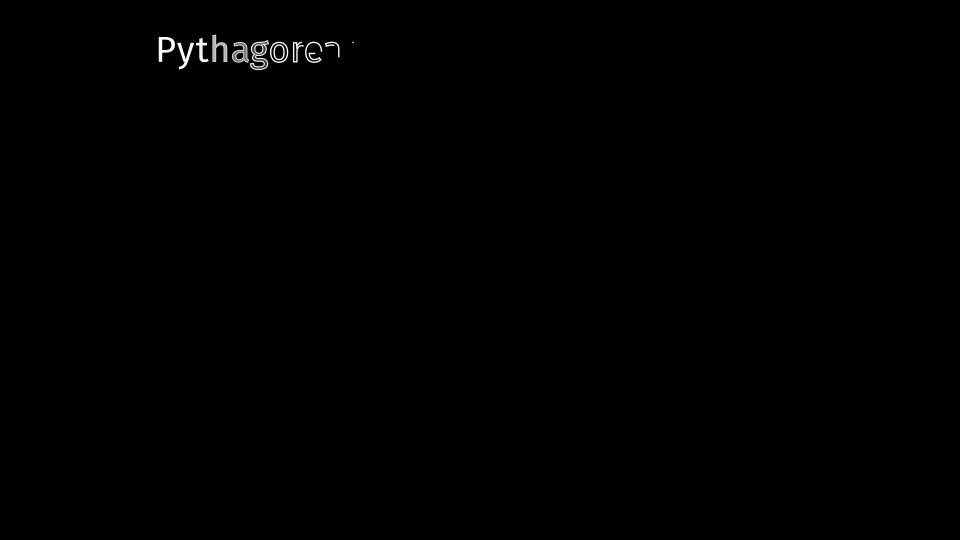
#> input picture frame 30 of green_metrics/example_scenes/pythagorean_theorem/PythagoreanProof.mp4, 1920 x 1080 px (shown at 1/2 size)
$ python video_to_grid.py
#> lines starting #> are read from the running program, lines starting #| are printed output that depends on the picture
#!/usr/bin/env python3
import cv2
import matplotlib.pyplot as plt
import numpy as np
import os

def create_video_transformation_grid(video_path, output_path, timesteps):
    """
    Extracts 8 specific frames from an MP4 video based on user-defined
    timestamps, crops 10% black margins from the sides, and compiles
    the enlarged centers into a dense vertical 4x2 matrix grid.
    """
#> called with video_path = 'PythagoreanProof.mp4', output_path = 'pythagorean_transformation_grid.png'
    if not os.path.exists(video_path):
        print(f"Error: Video file '{video_path}' not found.")
        return

    # Open video stream
    cap = cv2.VideoCapture(video_path)
    fps = cap.get(cv2.CAP_PROP_FPS)
    total_frames = int(cap.get(cv2.CAP_PROP_FRAME_COUNT))
    duration = total_frames / fps

    print("=========================================================")
    print("VIDEO PROFILER & KEYFRAME EXTRACTOR (4x2 VERTICAL MATRIX)")
    print("=========================================================")
    print(f"Source Video: {video_path}")
    print(f"Properties:   {duration:.2f} seconds | {total_frames} total frames @ {fps:.2f} FPS\n")

    # Guard check: Ensure we have exactly 8 timesteps for the 4x2 matrix
    if len(timesteps) != 8:
        raise ValueError(f"Matrix layout mismatch: Expected exactly 8 timestamps, received {len(timesteps)}.")

    # Initialize a 4x2 Matplotlib layout
    # Sized (7, 11) to balance the vertical elongation of 4 rows and 2 columns
    fig, axes = plt.subplots(4, 2, figsize=(7, 11))
    axes = axes.flatten()

    print("Extracting and cropping target transformations...")
    for idx, t in enumerate(timesteps):
        target_time = max(0.0, min(t, duration - 0.01))
        frame_idx = int(target_time * fps)

        cap.set(cv2.CAP_PROP_POS_FRAMES, frame_idx)
        success, frame = cap.read()

        if success:
            # 10% Side Margin Eradication & Center Crop
            h, w, _ = frame.shape
            crop_start = int(w * 0.10)
            crop_end = int(w * 0.90)
            cropped_frame = frame[:, crop_start:crop_end]

            # Convert BGR to RGB for accurate report visualization
            frame_rgb = cv2.cvtColor(cropped_frame, cv2.COLOR_BGR2RGB)

            # Render enlarged frame on subplot axis
            axes[idx].imshow(frame_rgb)
            axes[idx].set_title(f"Timestamp: {target_time:.2f}s", fontsize=11, fontweight='bold', pad=4)
            print(f"  [Frame {idx+1:02d}/08] Cropped & Extracted frame index {frame_idx:04d} at {target_time:.2f}s")
        else:
            axes[idx].text(0.5, 0.5, "Frame\nRead Error", ha='center', va='center', color='red')
            print(f"  [Frame {idx+1:02d}/08] Error: Failed to extract frame at {target_time:.2f}s")

        axes[idx].axis('off')
#> this loop made 8 passes
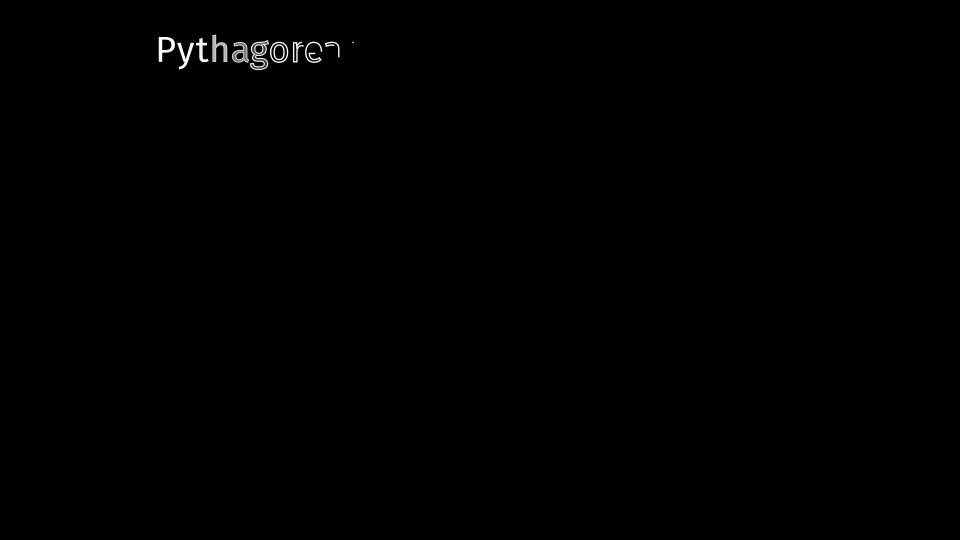
#> input picture frame 30 of green_metrics/example_scenes/pythagorean_theorem/PythagoreanProof.mp4, 1920 x 1080 px (shown at 1/2 size)
#> pass 1, in create_video_transformation_grid, `cropped_frame = frame[:, crop_start:crop_end]`:
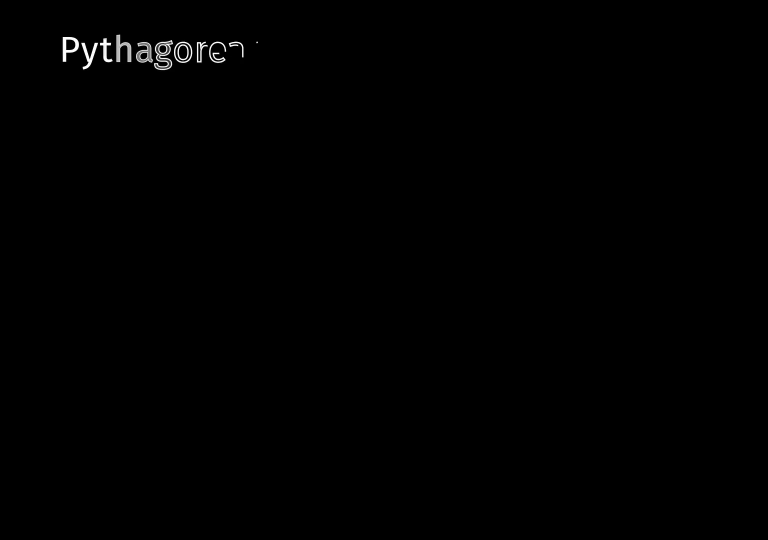
#> cropped_frame: shape (1080, 1536, 3) (shown at 1/2 size); min 0, max 255, mean 0.8
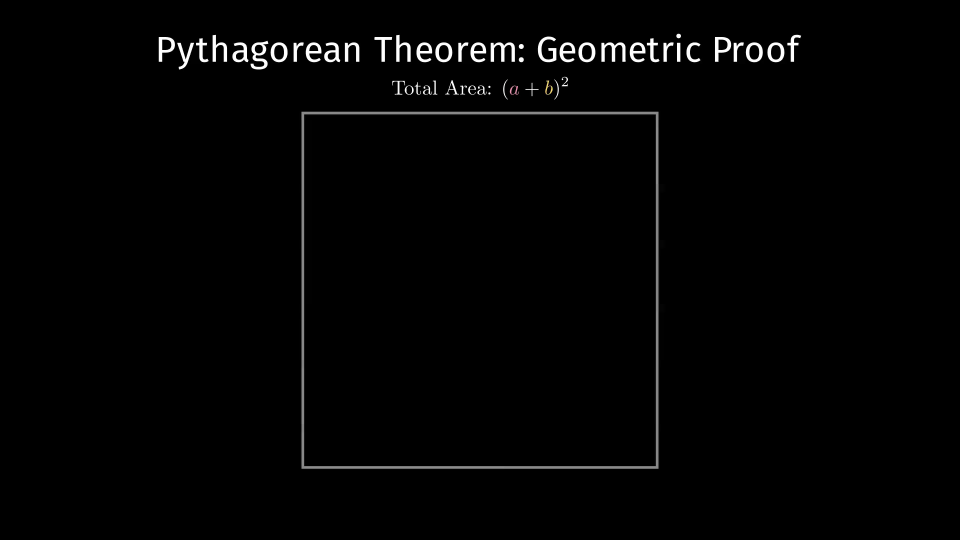
#> input picture frame 240 of green_metrics/example_scenes/pythagorean_theorem/PythagoreanProof.mp4, 1920 x 1080 px (shown at 1/2 size)
#> pass 2, in create_video_transformation_grid, `cropped_frame = frame[:, crop_start:crop_end]`:
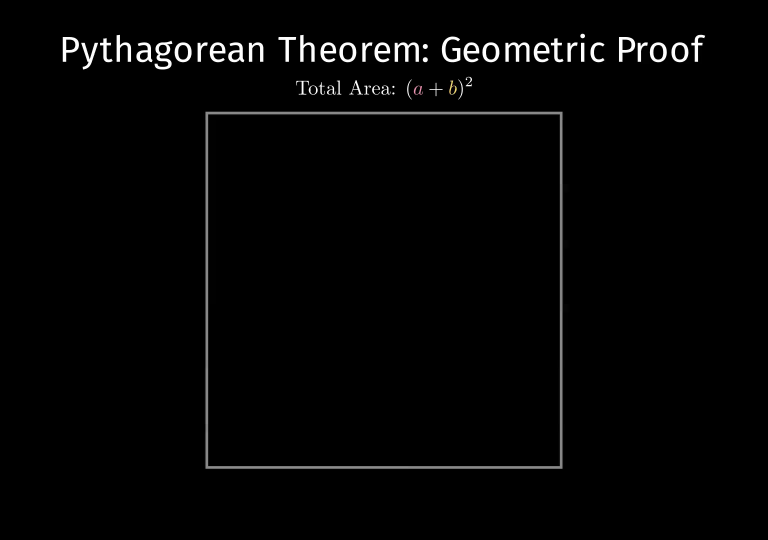
#> cropped_frame: shape (1080, 1536, 3) (shown at 1/2 size); mean B, G, R 4.4, 4.4, 4.4
#> pass 3, in create_video_transformation_grid, `success, frame = cap.read()`:
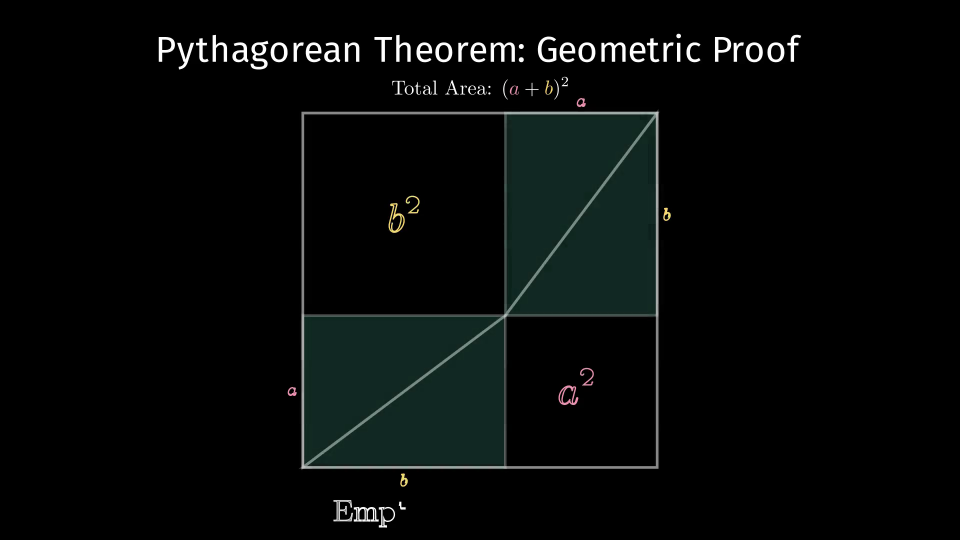
#> frame: shape (1080, 1920, 3) (shown at 1/2 size); mean B, G, R 8.5, 9.2, 6.6
#> after the loop:
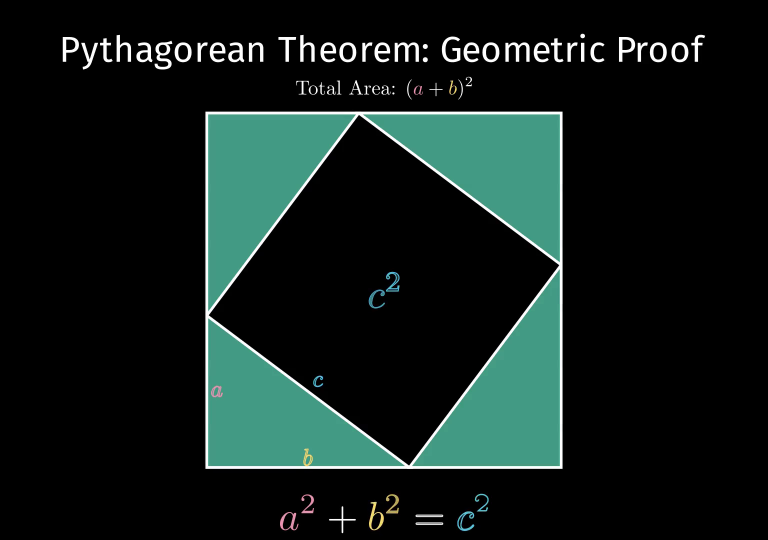
#> cropped_frame: shape (1080, 1536, 3) (shown at 1/2 size); mean B, G, R 26.2, 29.3, 17

    # Tight layout parameter settings to completely compress whitespace gaps
    fig.tight_layout(pad=0.1, h_pad=1.2, w_pad=0.1)

    print(f"\nCompiling print-ready dense grid...")
    plt.savefig(output_path, dpi=300, bbox_inches='tight')
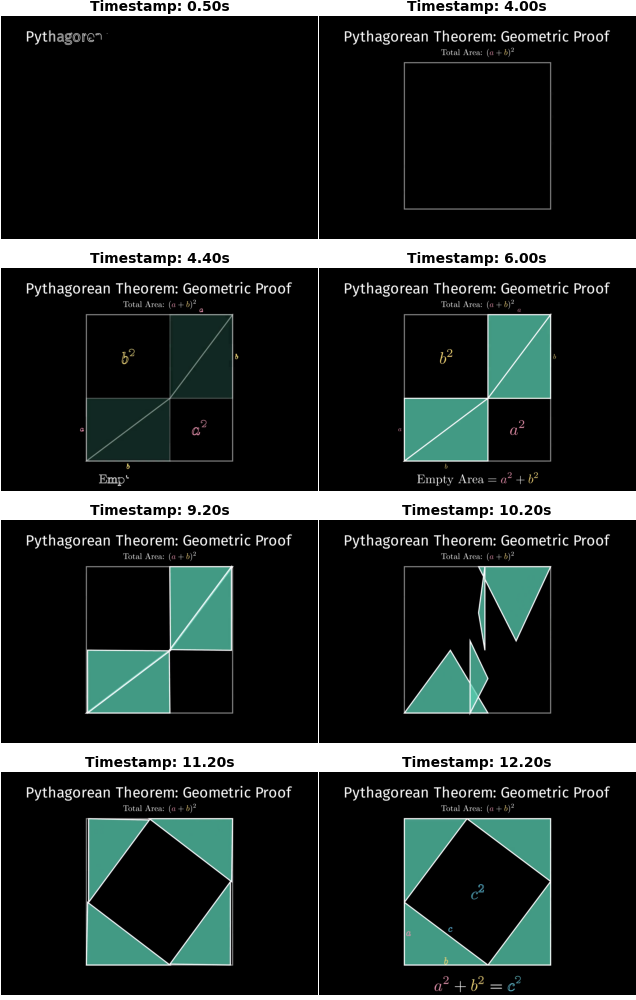
#> figure drawn by matplotlib, 8 panels
    plt.close()
    cap.release()
    print(f"Success! 4x2 transformation matrix saved to: '{output_path}'")
    print("=========================================================")

if __name__ == "__main__":
    VIDEO_INPUT = "PythagoreanProof.mp4"
    IMAGE_OUTPUT = "pythagorean_transformation_grid.png"

    # 8 timesteps optimized for a 4x2 portrait sequence layout
    TARGET_TIMESTEPS = [
        0.5,
        4.0, 4.4,
        6.0, 9.2,
        10.2, 11.2,
        12.2
    ]

    create_video_transformation_grid(VIDEO_INPUT, IMAGE_OUTPUT, TARGET_TIMESTEPS)

$ run again, starting later in the video
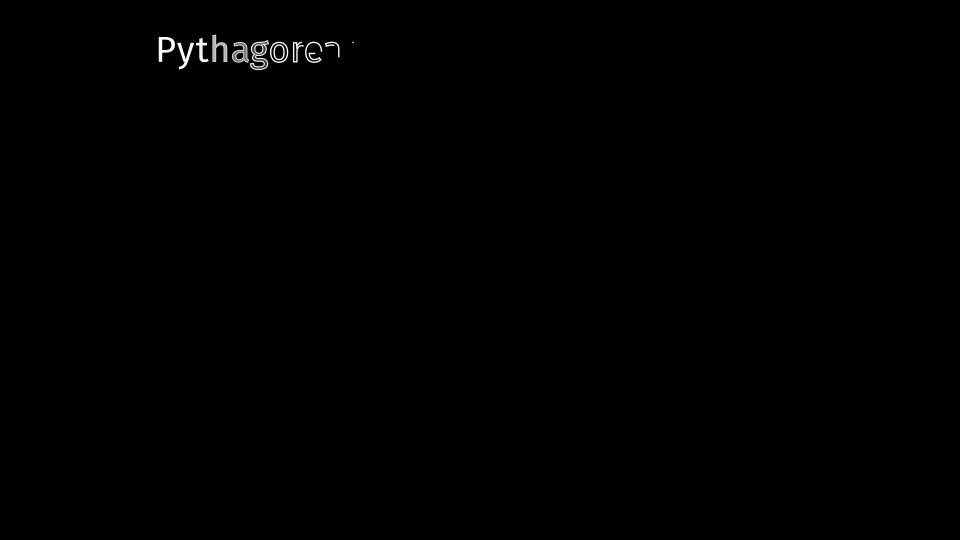
#> input picture frame 30 of green_metrics/example_scenes/pythagorean_theorem/PythagoreanProof.mp4, 1920 x 1080 px (shown at 1/2 size)
#> the loop in create_video_transformation_grid, `for idx, t in enumerate(timesteps):` made 8 passes
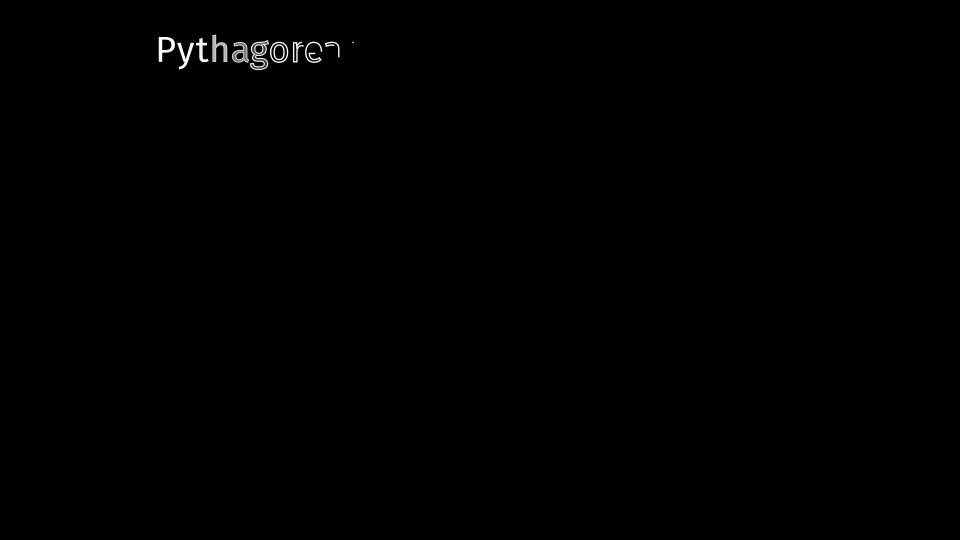
#> input picture frame 30 of green_metrics/example_scenes/pythagorean_theorem/PythagoreanProof.mp4, 1920 x 1080 px (shown at 1/2 size)
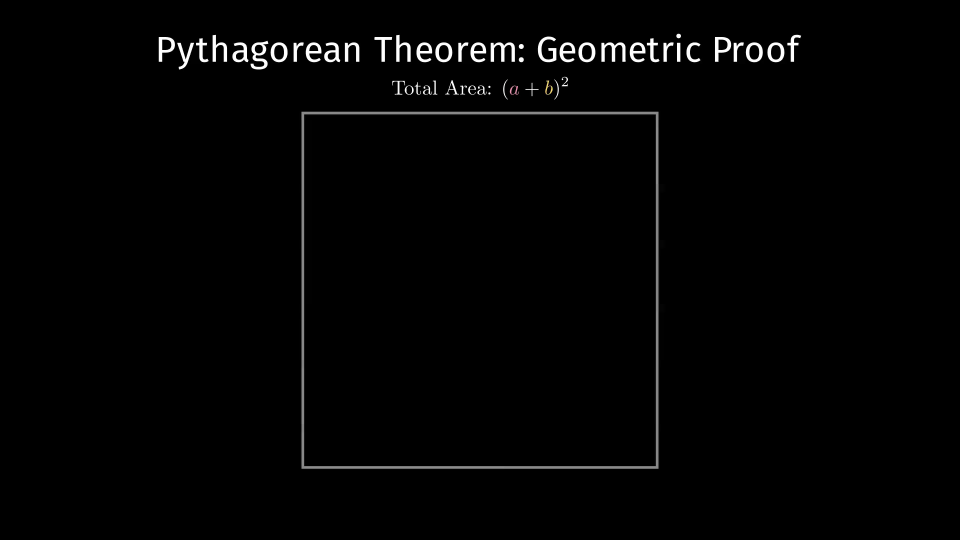
#> input picture frame 240 of green_metrics/example_scenes/pythagorean_theorem/PythagoreanProof.mp4, 1920 x 1080 px (shown at 1/2 size)

$ run again, starting later in the video
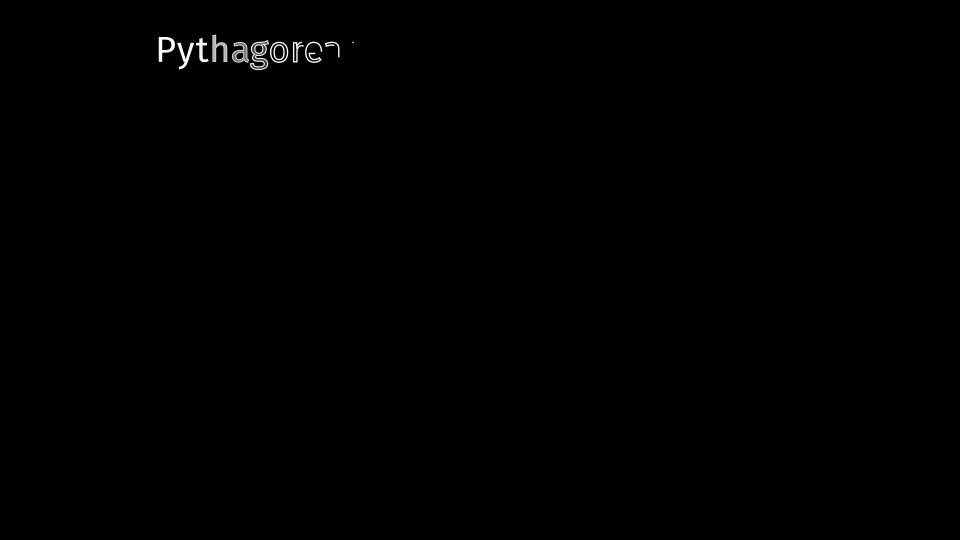
#> input picture frame 30 of green_metrics/example_scenes/pythagorean_theorem/PythagoreanProof.mp4, 1920 x 1080 px (shown at 1/2 size)
#> the loop in create_video_transformation_grid, `for idx, t in enumerate(timesteps):` made 8 passes
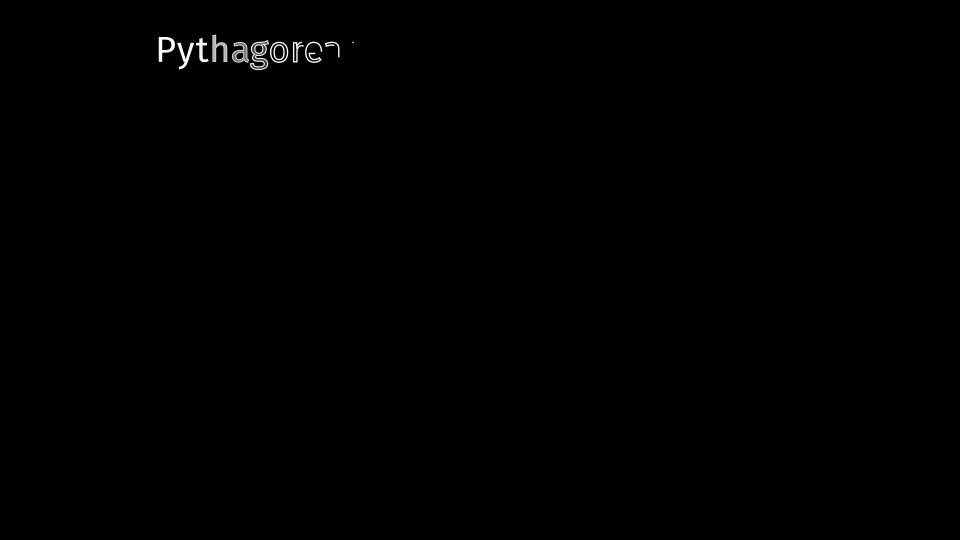
#> input picture frame 30 of green_metrics/example_scenes/pythagorean_theorem/PythagoreanProof.mp4, 1920 x 1080 px (shown at 1/2 size)
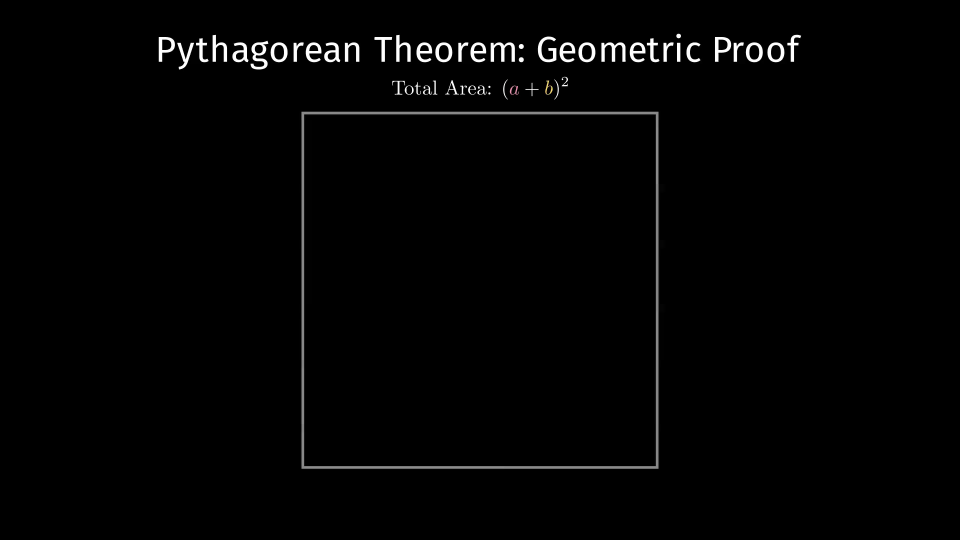
#> input picture frame 240 of green_metrics/example_scenes/pythagorean_theorem/PythagoreanProof.mp4, 1920 x 1080 px (shown at 1/2 size)
